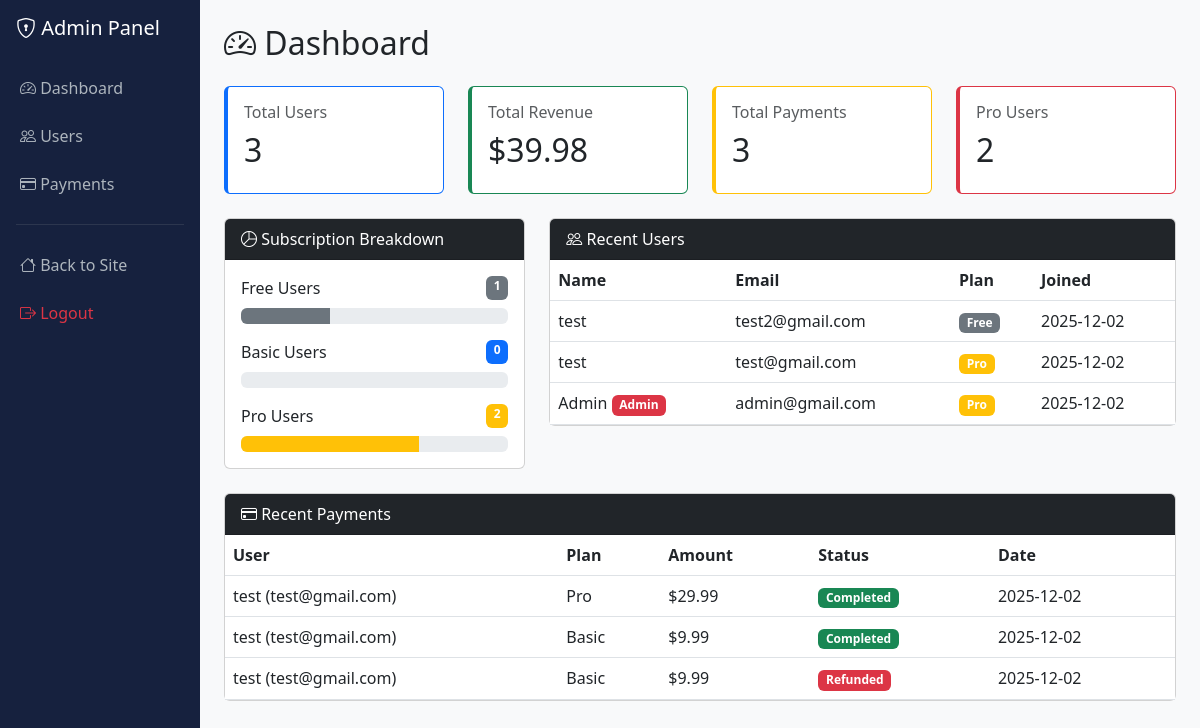
The page /admin (signed in) on the database its author committed.
### tables this page shows
CREATE TABLE users (
            id INTEGER PRIMARY KEY,
            name VARCHAR(100) NOT NULL,
            email VARCHAR(100) UNIQUE NOT NULL,
            password BLOB NOT NULL,
            is_admin INTEGER DEFAULT 0,
            subscription_plan VARCHAR(20) DEFAULT 'free',
            subscription_expires TIMESTAMP,
            created_at TIMESTAMP DEFAULT CURRENT_TIMESTAMP
        , telegram_bot_token VARCHAR(100), telegram_chat_id VARCHAR(50));

CREATE TABLE payments (
            id INTEGER PRIMARY KEY,
            user_id INTEGER,
            amount REAL NOT NULL,
            plan VARCHAR(20) NOT NULL,
            status VARCHAR(20) DEFAULT 'pending',
            payment_method VARCHAR(50),
            transaction_id VARCHAR(100),
            created_at TIMESTAMP DEFAULT CURRENT_TIMESTAMP,
            FOREIGN KEY (user_id) REFERENCES users (id)
        );

### app.py (the view)
@app.route('/admin')
@admin_required
def admin_dashboard():
    conn = get_db()
    total_users = conn.execute('SELECT COUNT(*) FROM users').fetchone()[0]
    total_payments = conn.execute('SELECT COUNT(*) FROM payments').fetchone()[0]
    total_revenue = conn.execute('SELECT COALESCE(SUM(amount), 0) FROM payments WHERE status = "completed"').fetchone()[0]
    free_users = conn.execute('SELECT COUNT(*) FROM users WHERE subscription_plan = "free" OR subscription_plan IS NULL').fetchone()[0]
    basic_users = conn.execute('SELECT COUNT(*) FROM users WHERE subscription_plan = "basic"').fetchone()[0]
    pro_users = conn.execute('SELECT COUNT(*) FROM users WHERE subscription_plan = "pro"').fetchone()[0]
    recent_users = conn.execute('SELECT * FROM users ORDER BY created_at DESC LIMIT 10').fetchall()
    recent_payments = conn.execute('''
        SELECT p.*, u.name, u.email
        FROM payments p
        JOIN users u ON p.user_id = u.id
        ORDER BY p.created_at DESC LIMIT 10
    ''').fetchall()
    conn.close()
    return render_template('admin/dashboard.html',
        total_users=total_users,
        total_payments=total_payments,
        total_revenue=total_revenue,
        free_users=free_users,
        basic_users=basic_users,
        pro_users=pro_users,
        recent_users=recent_users,
        recent_payments=recent_payments
    )

### app.py (called while the page is built)
def admin_required(f):
    from functools import wraps
    @wraps(f)
    def decorated_function(*args, **kwargs):
        if not session.get('user_id'):
            return redirect(url_for('login'))
        conn = get_db()
        user = conn.execute('SELECT is_admin FROM users WHERE id = ?', (session['user_id'],)).fetchone()
        conn.close()
        if not user or not user['is_admin']:
            flash('Admin access required.', 'error')
            return redirect(url_for('index'))
        return f(*args, **kwargs)
    return decorated_function

def get_db():
    conn = sqlite3.connect(DATABASE)
    conn.row_factory = sqlite3.Row
    return conn

### templates/admin/dashboard.html (shortened to what this page needs)
{% extends 'admin/base.html' %}
{% block content %}
<h2 class="mb-4"><i class="bi bi-speedometer2"></i> Dashboard</h2>
<div class="row mb-4">
    <div class="col-md-3">
        <div class="card stat-card primary">
            <div class="card-body">
                <h6 class="text-muted">Total Users</h6>
                <h2>{{ total_users }}</h2>
            </div>
        </div>
    </div>
    <div class="col-md-3">
        <div class="card stat-card success">
            <div class="card-body">
                <h6 class="text-muted">Total Revenue</h6>
                <h2>${{ "%.2f"|format(total_revenue) }}</h2>
            </div>
        </div>
    </div>
    <div class="col-md-3">
        <div class="card stat-card warning">
            <div class="card-body">
                <h6 class="text-muted">Total Payments</h6>
                <h2>{{ total_payments }}</h2>
            </div>
        </div>
    </div>
    <div class="col-md-3">
        <div class="card stat-card danger">
            <div class="card-body">
                <h6 class="text-muted">Pro Users</h6>
                <h2>{{ pro_users }}</h2>
            </div>
        </div>
    </div>
</div>
<div class="row mb-4">
    <div class="col-md-4">
        <div class="card">
            <div class="card-header bg-dark text-white">
                <i class="bi bi-pie-chart"></i> Subscription Breakdown
            </div>
            <div class="card-body">
                <div class="d-flex justify-content-between mb-2">
                    <span>Free Users</span>
                    <span class="badge bg-secondary">{{ free_users }}</span>
                </div>
                <div class="progress mb-3">
                    <div class="progress-bar bg-secondary" style="width: {{ (free_users / total_users * 100) if total_users > 0 else 0 }}%"></div>
                </div>
                <div class="d-flex justify-content-between mb-2">
                    <span>Basic Users</span>
                    <span class="badge bg-primary">{{ basic_users }}</span>
                </div>
                <div class="progress mb-3">
                </div>
                <div class="d-flex justify-content-between mb-2">
                    <span>Pro Users</span>
                    <span class="badge bg-warning">{{ pro_users }}</span>
                </div>
                <div class="progress">
                    <div class="progress-bar bg-warning" style="width: {{ (pro_users / total_users * 100) if total_users > 0 else 0 }}%"></div>
                </div>
            </div>
        </div>
    </div>
    <div class="col-md-8">
        <div class="card">
            <div class="card-header bg-dark text-white">
                <i class="bi bi-people"></i> Recent Users
            </div>
            <div class="card-body p-0">
                <table class="table table-hover mb-0">
                    <thead>
                        <tr>
                            <th>Name</th>
                            <th>Email</th>
                            <th>Plan</th>
                            <th>Joined</th>
                        </tr>
                    </thead>
                    <tbody>
                        {% for user in recent_users %}
                        <tr>
                            <td>{{ user['name'] }} {% if user['is_admin'] %}<span class="badge bg-danger">Admin</span>{% endif %}</td>
                            <td>{{ user['email'] }}</td>
                            <td>
                                <span class="badge bg-{{ 'warning' if user['subscription_plan'] == 'pro' else 'primary' if user['subscription_plan'] == 'basic' else 'secondary' }}">
                                    {{ (user['subscription_plan'] or 'free')|title }}
                                </span>
                            </td>
                            <td>{{ user['created_at'][:10] if user['created_at'] else '-' }}</td>
                        </tr>
                        {% endfor %}
                    </tbody>
                </table>
            </div>
        </div>
    </div>
</div>
<div class="card">
    <div class="card-header bg-dark text-white">
        <i class="bi bi-credit-card"></i> Recent Payments
    </div>
    <div class="card-body p-0">
        <table class="table table-hover mb-0">
            <thead>
                <tr>
                    <th>User</th>
                    <th>Plan</th>
                    <th>Amount</th>
                    <th>Status</th>
                    <th>Date</th>
                </tr>
            </thead>
            <tbody>
                {% if recent_payments %}
                    {% for payment in recent_payments %}
                    <tr>
                        <td>{{ payment['name'] }} ({{ payment['email'] }})</td>
                        <td>{{ payment['plan']|title }}</td>
                        <td>${{ "%.2f"|format(payment['amount']) }}</td>
                        <td>
                            <span class="badge bg-{{ 'success' if payment['status'] == 'completed' else 'warning' if payment['status'] == 'pending' else 'danger' }}">
                                {{ payment['status']|title }}
                            </span>
                        </td>
                        <td>{{ payment['created_at'][:10] if payment['created_at'] else '-' }}</td>
                    </tr>
                    {% endfor %}
                {% else %}
                    <tr><td colspan="5" class="text-center text-muted py-3">No payments yet</td></tr>
                {% endif %}
            </tbody>
        </table>
    </div>
</div>
{% endblock %}

### templates/admin/base.html (style rules this page uses)
body { background: #1a1a2e; min-height: 100vh; }
.stat-card { border-left: 4px solid; }
.stat-card.primary { border-color: #0d6efd; }
.stat-card.success { border-color: #198754; }
.stat-card.warning { border-color: #ffc107; }
.stat-card.danger { border-color: #dc3545; }

### rows shown on the page
users: name "test", email "test2@gmail.com", subscription_plan "Free", created_at "2025-12-02"
users: name "test", email "test@gmail.com", subscription_plan "Pro", created_at "2025-12-02"
users: name "Admin", is_admin "Admin", email "admin@gmail.com", subscription_plan "Pro", created_at "2025-12-02"
payments: name "test", email "test@gmail.com", plan "Pro", amount "29.99", status "Completed", created_at "2025-12-02"
payments: name "test", email "test@gmail.com", plan "Basic", amount "9.99", status "Completed", created_at "2025-12-02"
payments: name "test", email "test@gmail.com", plan "Basic", amount "9.99", status "Refunded", created_at "2025-12-02"

### other values the page prints
{{ total_users }} "3"
{{ "%.2f"|format(total_revenue) }} "39.98"
{{ total_payments }} "3"
{{ pro_users }} "2"
{{ free_users }} "1"
{{ basic_users }} "0"
